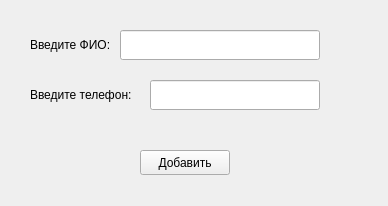
<?xml version="1.0" encoding="UTF-8"?>
<ui version="4.0">
 <class>Form</class>
 <widget class="QWidget" name="Form">
  <property name="geometry">
   <rect>
    <x>0</x>
    <y>0</y>
    <width>388</width>
    <height>206</height>
   </rect>
  </property>
  <property name="windowTitle">
   <string>Form</string>
  </property>
  <widget class="QPushButton" name="pushButton">
   <property name="geometry">
    <rect>
     <x>140</x>
     <y>150</y>
     <width>90</width>
     <height>25</height>
    </rect>
   </property>
   <property name="text">
    <string>Добавить</string>
   </property>
  </widget>
  <widget class="QLineEdit" name="lineEdit">
   <property name="geometry">
    <rect>
     <x>120</x>
     <y>30</y>
     <width>200</width>
     <height>30</height>
    </rect>
   </property>
   <property name="text">
    <string/>
   </property>
  </widget>
  <widget class="QLineEdit" name="lineEdit_2">
   <property name="geometry">
    <rect>
     <x>150</x>
     <y>80</y>
     <width>170</width>
     <height>30</height>
    </rect>
   </property>
   <property name="text">
    <string/>
   </property>
  </widget>
  <widget class="QLabel" name="label">
   <property name="geometry">
    <rect>
     <x>30</x>
     <y>30</y>
     <width>90</width>
     <height>30</height>
    </rect>
   </property>
   <property name="text">
    <string>Введите ФИО:</string>
   </property>
  </widget>
  <widget class="QLabel" name="label_2">
   <property name="geometry">
    <rect>
     <x>30</x>
     <y>80</y>
     <width>120</width>
     <height>30</height>
    </rect>
   </property>
   <property name="text">
    <string>Введите телефон:</string>
   </property>
  </widget>
 </widget>
 <resources/>
 <connections/>
</ui>
